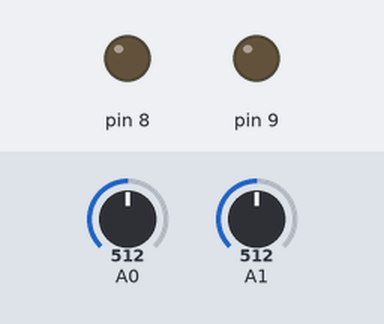
A sketch run on a simulated Arduino Uno, built with avr-gcc and run on an emulated ATmega328P. On the bench: output pins drawn as LEDs (lit = HIGH). The inputs (shaded band) are chosen by the test bench; at power-on: A0 = 512, A1 = 512.

Above: at 1.2 s.
1.3 s: A0 set to 152
2.8 s: A0 set to 127
At 4.0 s:
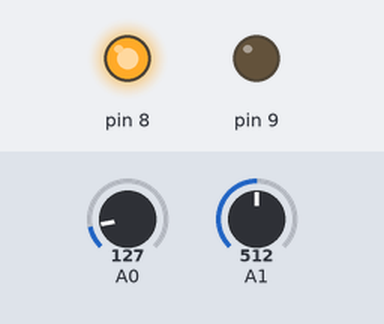
4.3 s: A1 set to 44
5.8 s: A1 set to 37
At 6.5 s:
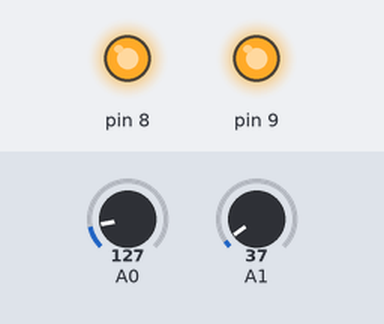
7.3 s: A0 set to 306
At 7.7 s:
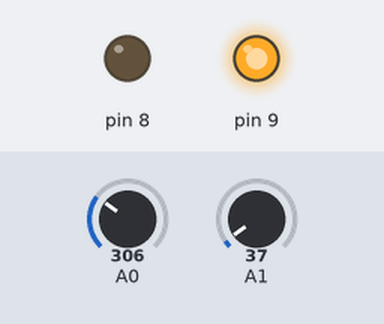
8.8 s: A0 set to 122
At 10.0 s:
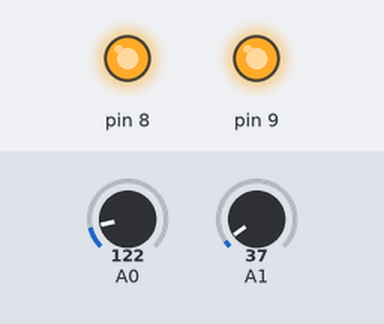
Timing chart, 0 to 11.3 s (numbered marks = the images above; inputs shaded):
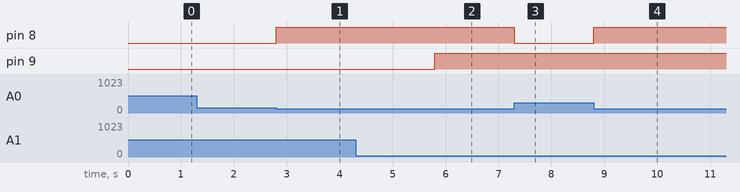

Measured:
- the behaviour switches between 144 and 143 on A0 (found by bisection; images 0 and 1)
- the behaviour switches between 41 and 40 on A1 (found by bisection; images 1 and 2)
- after the input at 1.3 s, every drawn part: stays the same
- after the input at 2.8 s, pin 8: LOW → HIGH at once
- after the input at 4.3 s, every drawn part: stays the same
- after the input at 5.8 s, pin 9: LOW → HIGH at once
- after the input at 7.3 s, pin 8: HIGH → LOW at once
- after the input at 8.8 s, pin 8: LOW → HIGH at once

The sketch:

Arduino_Bluetooth_Basic.ino
```cpp
int sensorvalue1 = 0;
int sensorvalue2 = 0;
float temperature1 = 0;
float temperature2 = 0;
int color = 0;
float temp_target = 20;
char data = 0;                //Variable for storing received data
String receive = "";

void setup()
{
  Serial.begin(9600);         //Sets the data rate in bits per second (baud) for serial data transmission
  pinMode(8, OUTPUT);
  pinMode(9, OUTPUT);
  pinMode(A0, INPUT);
  pinMode(A1, INPUT);
}

void loop()
{
  sensorvalue1 = analogRead(A0);
  temperature1 = sensorvalue1 * (5.0 / 1024.0);
  temperature1 = (temperature1 - 0.5) * 100;
  if (temperature1 < temp_target)
    digitalWrite(8, HIGH);
  else
    digitalWrite(8, LOW);
  sensorvalue2 = analogRead(A1);
  temperature2 = sensorvalue2 * 5.0 / 1024.0;
  temperature2 = temperature2 * 100;
  if (temperature2 < temp_target)
    digitalWrite(9, HIGH);
  else
    digitalWrite(9, LOW);
  while (Serial.available() > 0)
  {
    data = Serial.read();
    if (data == '\n')
    {
      temp_target = receive.toFloat();
      receive = "";
    }
    else
    {
      receive += data;
    }
  }
}
```
